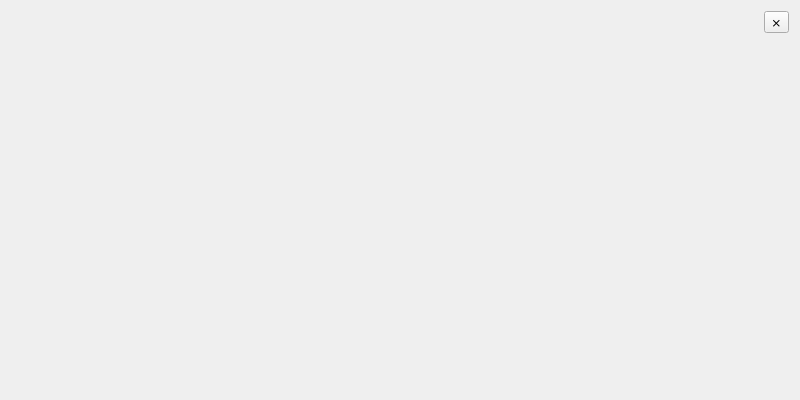
<?xml version="1.0" encoding="UTF-8"?>
<ui version="4.0">
 <class>videoUi</class>
 <widget class="QWidget" name="videoUi">
  <property name="geometry">
   <rect>
    <x>0</x>
    <y>0</y>
    <width>800</width>
    <height>400</height>
   </rect>
  </property>
  <property name="windowTitle">
   <string>videoUi</string>
  </property>
  <layout class="QVBoxLayout" name="verticalLayout">
   <item alignment="Qt::AlignTop|Qt::AlignRight">
    <widget class="QToolButton" name="exitButton">
     <property name="text">
      <string>⨯</string>
     </property>
    </widget>
   </item>
  </layout>
 </widget>
 <resources/>
 <connections/>
</ui>
